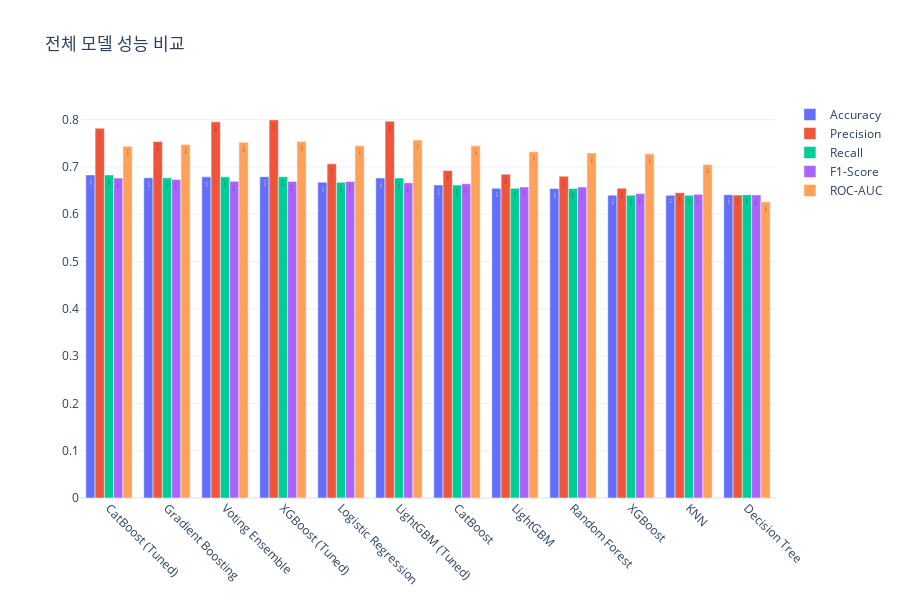

The code cell stored with this chart in its notebook:
### Code cell
# 인터랙티브 종합 비교
fig = go.Figure()
for m in ['Accuracy', 'Precision', 'Recall', 'F1-Score', 'ROC-AUC']:
    fig.add_trace(go.Bar(name=m, x=all_results['Model'], y=all_results[m],
                         text=all_results[m].round(4), textposition='auto'))
fig.update_layout(title='전체 모델 성능 비교', barmode='group',
                  height=600, template='plotly_white',
                  xaxis={'tickangle': 45})
fig.show()

### Figure 1 — Plotly figure (JSON) as saved in the notebook; plotly's stock layout.template omitted (floating-point values rounded to 4 significant figures)
{"data": [{"name": "Accuracy", "text": [0.6832, 0.6773, 0.6791, 0.6795, 0.6677, 0.6768, 0.6618, 0.655, 0.6545, 0.6405, 0.64, 0.6414], "textposition": "auto", "type": "bar", "x": ["CatBoost (Tuned)", "Gradient Boosting", "Voting Ensemble", "XGBoost (Tuned)", "Logistic Regression", "LightGBM (Tuned)", "CatBoost", "LightGBM", "Random Forest", "XGBoost", "KNN", "Decision Tree"], "y": [0.6832, 0.6773, 0.6791, 0.6795, 0.6677, 0.6768, 0.6618, 0.655, 0.6545, 0.6405, 0.64, 0.6414]}, {"name": "Precision", "text": [0.7819, 0.7539, 0.7954, 0.7995, 0.7066, 0.7968, 0.6925, 0.6845, 0.6803, 0.6551, 0.6457, 0.6405], "textposition": "auto", "type": "bar", "x": ["CatBoost (Tuned)", "Gradient Boosting", "Voting Ensemble", "XGBoost (Tuned)", "Logistic Regression", "LightGBM (Tuned)", "CatBoost", "LightGBM", "Random Forest", "XGBoost", "KNN", "Decision Tree"], "y": [0.7819, 0.7539, 0.7954, 0.7995, 0.7066, 0.7968, 0.6925, 0.6845, 0.6803, 0.6551, 0.6457, 0.6405]}, {"name": "Recall", "text": [0.6832, 0.6773, 0.6791, 0.6795, 0.6677, 0.6768, 0.6618, 0.655, 0.6545, 0.6405, 0.64, 0.6414], "textposition": "auto", "type": "bar", "x": ["CatBoost (Tuned)", "Gradient Boosting", "Voting Ensemble", "XGBoost (Tuned)", "Logistic Regression", "LightGBM (Tuned)", "CatBoost", "LightGBM", "Random Forest", "XGBoost", "KNN", "Decision Tree"], "y": [0.6832, 0.6773, 0.6791, 0.6795, 0.6677, 0.6768, 0.6618, 0.655, 0.6545, 0.6405, 0.64, 0.6414]}, {"name": "F1-Score", "text": [0.6766, 0.6738, 0.6696, 0.6695, 0.6695, 0.6666, 0.6644, 0.6577, 0.6576, 0.6438, 0.6421, 0.6409], "textposition": "auto", "type": "bar", "x": ["CatBoost (Tuned)", "Gradient Boosting", "Voting Ensemble", "XGBoost (Tuned)", "Logistic Regression", "LightGBM (Tuned)", "CatBoost", "LightGBM", "Random Forest", "XGBoost", "KNN", "Decision Tree"], "y": [0.6766, 0.6738, 0.6696, 0.6695, 0.6695, 0.6666, 0.6644, 0.6577, 0.6576, 0.6438, 0.6421, 0.6409]}, {"name": "ROC-AUC", "text": [0.7441, 0.7475, 0.7523, 0.7538, 0.745, 0.757, 0.7447, 0.732, 0.7297, 0.7279, 0.705, 0.6262], "textposition": "auto", "type": "bar", "x": ["CatBoost (Tuned)", "Gradient Boosting", "Voting Ensemble", "XGBoost (Tuned)", "Logistic Regression", "LightGBM (Tuned)", "CatBoost", "LightGBM", "Random Forest", "XGBoost", "KNN", "Decision Tree"], "y": [0.7441, 0.7475, 0.7523, 0.7538, 0.745, 0.757, 0.7447, 0.732, 0.7297, 0.7279, 0.705, 0.6262]}], "layout": {"barmode": "group", "height": 600, "title": {"text": "전체 모델 성능 비교"}, "xaxis": {"tickangle": 45}}}
